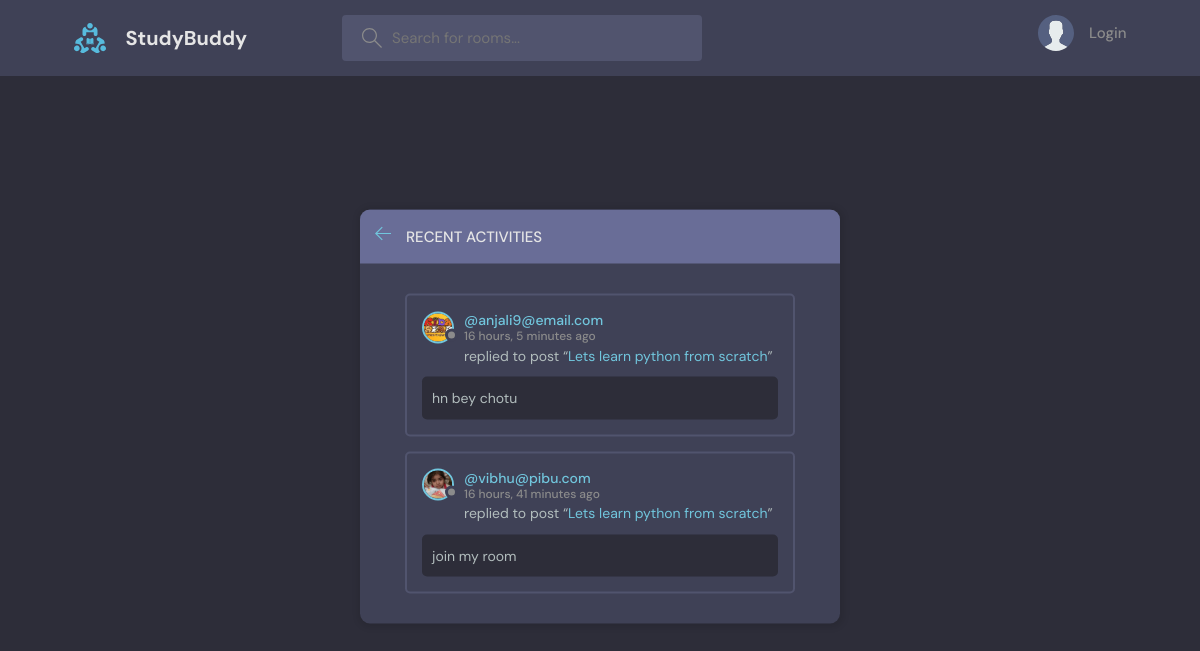
Page /activity_page/ on the earlier database version.
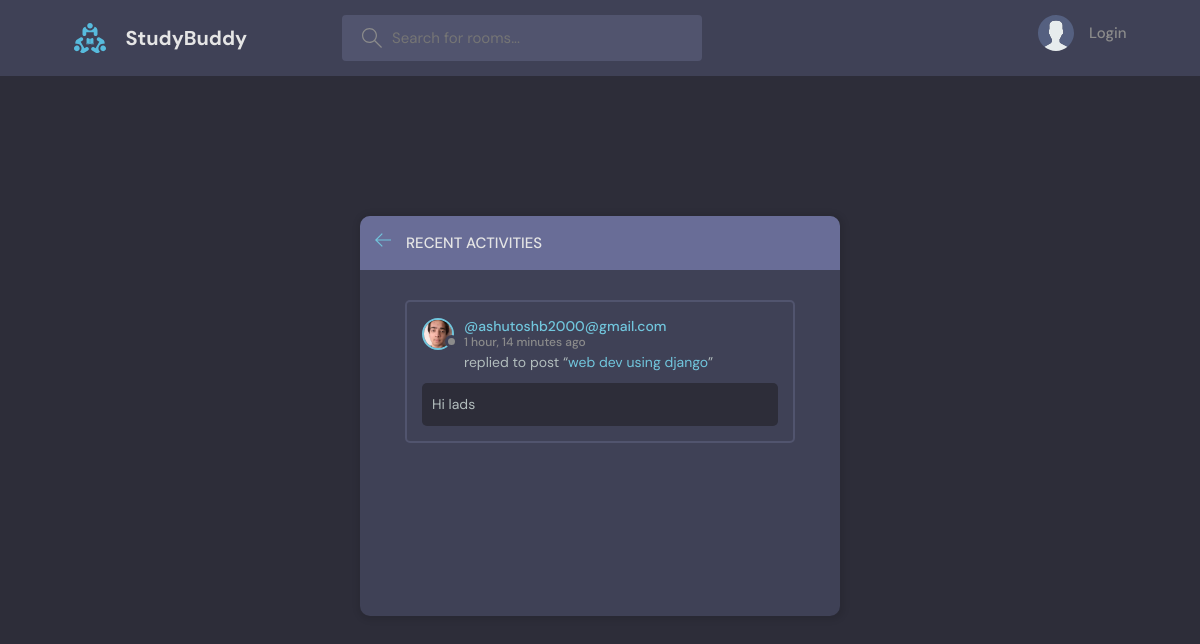
Same page on the later database version.
### base/models.py (models this page shows, shortened)
class Message(models.Model):
    user = models.ForeignKey(User, on_delete=models.CASCADE)
    room = models.ForeignKey(Room, on_delete=models.CASCADE)
    body = models.TextField()
    updated = models.DateTimeField(auto_now=True)
    created = models.DateTimeField(auto_now_add=True)
    class Meta:
        ordering = ['-updated', '-created']

class User(AbstractUser):
    name = models.CharField(max_length=200, null=True)
    email = models.EmailField(unique=True, null=True)
    bio = models.TextField(null=True)
    avatar = models.ImageField(null=True, default="avatar.svg")
    USERNAME_FIELD = 'email'
    REQUIRED_FIELDS = ['username']

class Room(models.Model):
    host = models.ForeignKey(User, on_delete=models.SET_NULL, null=True)
    topic = models.ForeignKey(Topic,on_delete=models.SET_NULL, null=True)
    name = models.CharField(max_length=200)
    description = models.TextField(null=True, blank=True)
    participants = models.ManyToManyField(User, related_name='participants', blank=True)
    updated = models.DateTimeField(auto_now=True)
    created = models.DateTimeField(auto_now_add=True)
    class Meta:
        ordering = ['-updated', '-created']
    def __str__(self):
        return self.name

### base/views.py (the view)
# urls.py: path('activity_page/', views.activity_page, name="activities"),
def activity_page(request):
    room_messages = Message.objects.all()
    return render(request, 'base/activity.html', {'room_messages': room_messages})

### base/templates/base/activity.html (shortened to what this page needs)
{% extends 'main.html' %}
{% block content %}
    <main class="layout">
      <div class="container">
        <div class="layout__box">
          <div class="layout__boxHeader">
            <div class="layout__boxTitle">
              <a href="{% url 'home' %}">
                <svg version="1.1" xmlns="http://www.w3.org/2000/svg" width="32" height="32" viewBox="0 0 32 32">
                  <title>arrow-left</title>
                  <path
                    d="M13.723 2.286l-13.723 13.714 13.719 13.714 1.616-1.611-10.96-10.96h27.625v-2.286h-27.625l10.965-10.965-1.616-1.607z"
                  ></path>
                </svg>
              </a>
              <h3>Recent Activities</h3>
            </div>
          </div>
          <div class="activities-page layout__body">
            {% for message in room_messages %}
            <div class="activities__box">
              <div class="activities__boxHeader roomListRoom__header">
                <a href="{% url 'profile' message.user.id %}" class="roomListRoom__author">
                  <div class="avatar avatar--small">
                    <img src="{{message.user.avatar.url}}" />
                  </div>
                  <p>
                      @{{message.user}}
                    <span>{{message.created|timesince}} ago</span>
                  </p>
                </a>
              </div>
              <div class="activities__boxContent">
                <p>replied to post “<a href="{% url 'room' message.room.id %}">{{message.room}}</a>”</p>
                <div class="activities__boxRoomContent">
                  {{message.body}}
                </div>
              </div>
            </div>
            {% endfor %}
          </div>
        </div>
      </div>
    </main>
{% endblock %}

### templates/main.html (shortened to what this page needs)
<!DOCTYPE html>
{% load static %}
<html lang="en">
  <head>
    <link rel="stylesheet" href="{% static 'styles/style.css' %}" />
  </head>
  <body>
    {% include 'navbar.html' %}
    {% block content %}
    {% endblock %}
  </body>
</html>

### templates/navbar.html (shortened to what this page needs)
{% load static %}
<header class="header header--loggedIn">
    <div class="container">
      <a href="{% url 'home' %}" class="header__logo">
        <img src="{% static 'images/logo.svg' %}"/>
        <h1>StudyBuddy</h1>
      </a>
      <form class="header__search" method='GET' action="{% url 'home' %}">
        <label>
          <input name='q' placeholder="Search for rooms..." />
        </label>
      </form>
      <nav class="header__menu">
        {% if request.user.is_authenticated %}
        <div class="header__user">
          <a href="{% url 'profile' request.user.id %}">
            <div class="avatar avatar--medium active">
              <img src="{{request.user.avatar.url}}" />
            </div>
            <p>{{request.user.username}}<span>@{{request.user.username}}</span></p>
          </a>
          <button class="dropdown-button">
            <svg version="1.1" xmlns="http://www.w3.org/2000/svg" width="32" height="32" viewBox="0 0 32 32">
              <title>chevron-down</title>
              <path d="M16 21l-13-13h-3l16 16 16-16h-3l-13 13z"></path>
            </svg>
          </button>
        </div>
        {% else %}
        <a href="{% url 'login' %}">
          <img src="{% static 'images/avatar.svg' %}" />
          <p>Login</p>
        </a>
        {% endif %}
      </nav>
    </div>
  </header>

### static/styles/style.css (style rules this page uses)
:root { --color-main: #71c6dd; --color-main-light: #e1f6fb; --color-dark: #3f4156; --color-dark-medium: #51546e; --color-dark-light: #696d97; --color-light: #e5e5e5; --color-gray: #8b8b8b; --color-light-gray: #b2bdbd; --color-bg: #2d2d39; --color-success: #5dd693; --color-error: #fc4b0b; }
* { font-family: "DM Sans", -apple-system, BlinkMacSystemFont, "Segoe UI", Roboto, Oxygen, Ubuntu, Cantarell, "Open Sans", "Helvetica Neue", sans-serif; margin: 0; padding: 0; box-sizing: border-box; text-rendering: optimizeLegibility; font-size: inherit; }
html { font-size: 56.25%; }
@media only screen and (min-width: 1200px) { html { font-size: 62.5%; } }
body { line-height: 1.6; font-weight: 400; font-size: 1.5rem; color: var(--color-light-gray); background-color: var(--color-bg); min-height: 100vh; }
img { width: 100%; }
a { display: inline-block; color: var(--color-main); text-decoration: none; }
.container { max-width: 120rem; width: 90%; margin: auto; }
.avatar { position: relative; display: inline-block; border-radius: 50%; border: 2px solid var(--color-main); }
.avatar img { display: block; border-radius: 50%; object-fit: cover; object-position: center; }
.avatar::after { content: ""; display: block; position: absolute; background-color: var(--color-gray); z-index: 111; border-radius: 50%; border: 0.3rem solid var(--color-dark); }
.avatar.avatar--small img { width: 2.8rem; height: 2.8rem; }
.avatar.avatar--small:after { width: 0.7rem; height: 0.7rem; bottom: 0px; right: -6px; }
.header { padding: 1.5rem; background-color: var(--color-dark); }
.header > .container { display: flex; gap: 9.5rem; }
.header__logo, .header__user { display: flex; gap: 2rem; align-items: center; }
.header__logo > img { height: 3.2rem; width: 3.2rem; }
.header__logo > h1 { font-weight: 700; font-size: 2rem; color: var(--color-light); }
.header__search > label { background-color: var(--color-dark-medium); padding: 1.3rem 1rem; display: flex; align-items: center; gap: 1rem; border-radius: 4px; }
.header__search svg { fill: var(--color-gray); width: 2rem; height: 2rem; margin-left: 1rem; }
.header__search input { width: 30rem; background: transparent; border: none; outline: none; color: var(--color-light); }
.header__menu { margin-left: auto; position: relative; }
.header__menu a { display: flex; gap: 1.5rem; align-items: center; font-weight: 500; text-decoration: none; color: var(--color-gray); }
.header__menu img { height: 3.6rem; }
.header__menu p { line-height: 1.2; }
.layout { margin-top: 2.4rem; }
.layout > .container { display: flex; justify-content: space-between; align-items: flex-start; }
.layout__box { width: 90%; max-width: 48rem; min-height: 40rem; position: absolute; top: 50%; left: 50%; transform: translate(-50%, -46%); background-color: var(--color-dark); border-radius: 1rem; box-shadow: 1px 1px 6px 3px rgba(0, 0, 0, 0.1); overflow: hidden; }
.layout__boxHeader { display: flex; padding: 1.5rem; background-color: var(--color-dark-light); }
.layout__boxTitle { display: flex; gap: 1.5rem; align-items: center; }
.layout__boxTitle h3 { text-transform: uppercase; font-weight: 500; color: var(--color-light); }
.layout__boxTitle svg { width: 1.6rem; height: 1.6rem; fill: var(--color-main); }
.layout__body { margin: 3rem; }
.roomListRoom__header { display: flex; justify-content: space-between; align-items: center; }
.roomListRoom__author { font-weight: 500; display: flex; align-items: center; gap: 1rem; }
.activities__box { margin: 1.5rem; padding: 1.5rem; border: 2px solid var(--color-dark-medium); border-radius: 5px; }
.activities__boxHeader p { font-size: 1.4rem; line-height: 1.3; }
.activities__boxHeader p span { color: var(--color-gray); font-size: 1.2rem; display: block; }
.activities__boxContent { margin-left: 4.2rem; }
.activities__boxContent { font-size: 1.4rem; }
.activities__boxRoomContent { background: var(--color-bg); padding: 1rem; border-radius: 5px; margin-top: 1rem; margin-left: -4.2rem; }

Differences in the rows shown:
removed Message: user.avatar (picture), user "anjali9@email.com", created "16 hours, 5 minutes", room "Lets learn python from scratch", body "hn bey chotu"
removed Message: user.avatar (picture), user "vibhu@pibu.com", created "16 hours, 41 minutes", room "Lets learn python from scratch", body "join my room"
added Message: user.avatar (picture), user "ashutoshb2000@gmail.com", created "1 hour, 14 minutes", room "web dev using django", body "Hi lads"
